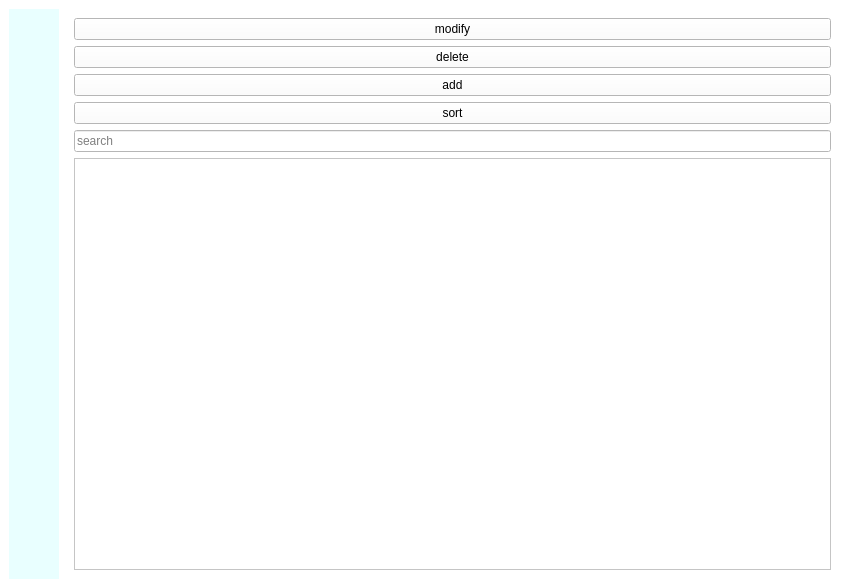
<?xml version="1.0" encoding="UTF-8"?>
<ui version="4.0">
 <class>MainWindow</class>
 <widget class="QMainWindow" name="MainWindow">
  <property name="geometry">
   <rect>
    <x>0</x>
    <y>0</y>
    <width>849</width>
    <height>588</height>
   </rect>
  </property>
  <property name="windowTitle">
   <string>MainWindow</string>
  </property>
  <property name="styleSheet">
   <string notr="true">background-color: rgb(255, 255, 255);</string>
  </property>
  <widget class="QWidget" name="centralwidget">
   <layout class="QGridLayout" name="gridLayout">
    <item row="0" column="0">
     <widget class="QWidget" name="widget" native="true">
      <property name="maximumSize">
       <size>
        <width>100</width>
        <height>16777215</height>
       </size>
      </property>
      <property name="styleSheet">
       <string notr="true">background-color:rgb(233, 255, 255);
border-color: rgb(152, 255, 255);</string>
      </property>
      <layout class="QVBoxLayout" name="verticalLayout">
       <item>
        <widget class="QPushButton" name="b0">
         <property name="styleSheet">
          <string notr="true">border: 2 rgb(0, 170, 255);</string>
         </property>
         <property name="text">
          <string/>
         </property>
         <property name="icon">
          <iconset>
           <normaloff>../img/joystick.png</normaloff>../img/joystick.png</iconset>
         </property>
         <property name="iconSize">
          <size>
           <width>50</width>
           <height>50</height>
          </size>
         </property>
        </widget>
       </item>
       <item>
        <widget class="QPushButton" name="b1">
         <property name="styleSheet">
          <string notr="true">border: 2 rgb(0, 170, 255);</string>
         </property>
         <property name="text">
          <string/>
         </property>
         <property name="icon">
          <iconset>
           <normaloff>../img/cpu.png</normaloff>../img/cpu.png</iconset>
         </property>
         <property name="iconSize">
          <size>
           <width>50</width>
           <height>50</height>
          </size>
         </property>
        </widget>
       </item>
       <item>
        <widget class="QPushButton" name="b2">
         <property name="styleSheet">
          <string notr="true">border: 2 rgb(0, 170, 255);</string>
         </property>
         <property name="text">
          <string/>
         </property>
         <property name="icon">
          <iconset>
           <normaloff>../img/magnifier.png</normaloff>../img/magnifier.png</iconset>
         </property>
         <property name="iconSize">
          <size>
           <width>50</width>
           <height>50</height>
          </size>
         </property>
        </widget>
       </item>
      </layout>
     </widget>
    </item>
    <item row="0" column="1">
     <widget class="QWidget" name="widget_2" native="true">
      <property name="styleSheet">
       <string notr="true">background-color: rgb(255, 255, 255);
border-color: rgb(255, 255, 255);</string>
      </property>
      <layout class="QVBoxLayout" name="verticalLayout_2">
       <item>
        <widget class="QPushButton" name="pushButton_3">
         <property name="text">
          <string>modify</string>
         </property>
        </widget>
       </item>
       <item>
        <widget class="QPushButton" name="pushButton_2">
         <property name="text">
          <string>delete</string>
         </property>
        </widget>
       </item>
       <item>
        <widget class="QPushButton" name="pushButton">
         <property name="text">
          <string>add</string>
         </property>
        </widget>
       </item>
       <item>
        <widget class="QPushButton" name="pushButton_4">
         <property name="text">
          <string>sort</string>
         </property>
        </widget>
       </item>
       <item>
        <widget class="QLineEdit" name="lineEdit">
         <property name="placeholderText">
          <string>search</string>
         </property>
        </widget>
       </item>
       <item>
        <widget class="QListWidget" name="listWidget"/>
       </item>
      </layout>
     </widget>
    </item>
   </layout>
  </widget>
 </widget>
 <resources/>
 <connections/>
</ui>
